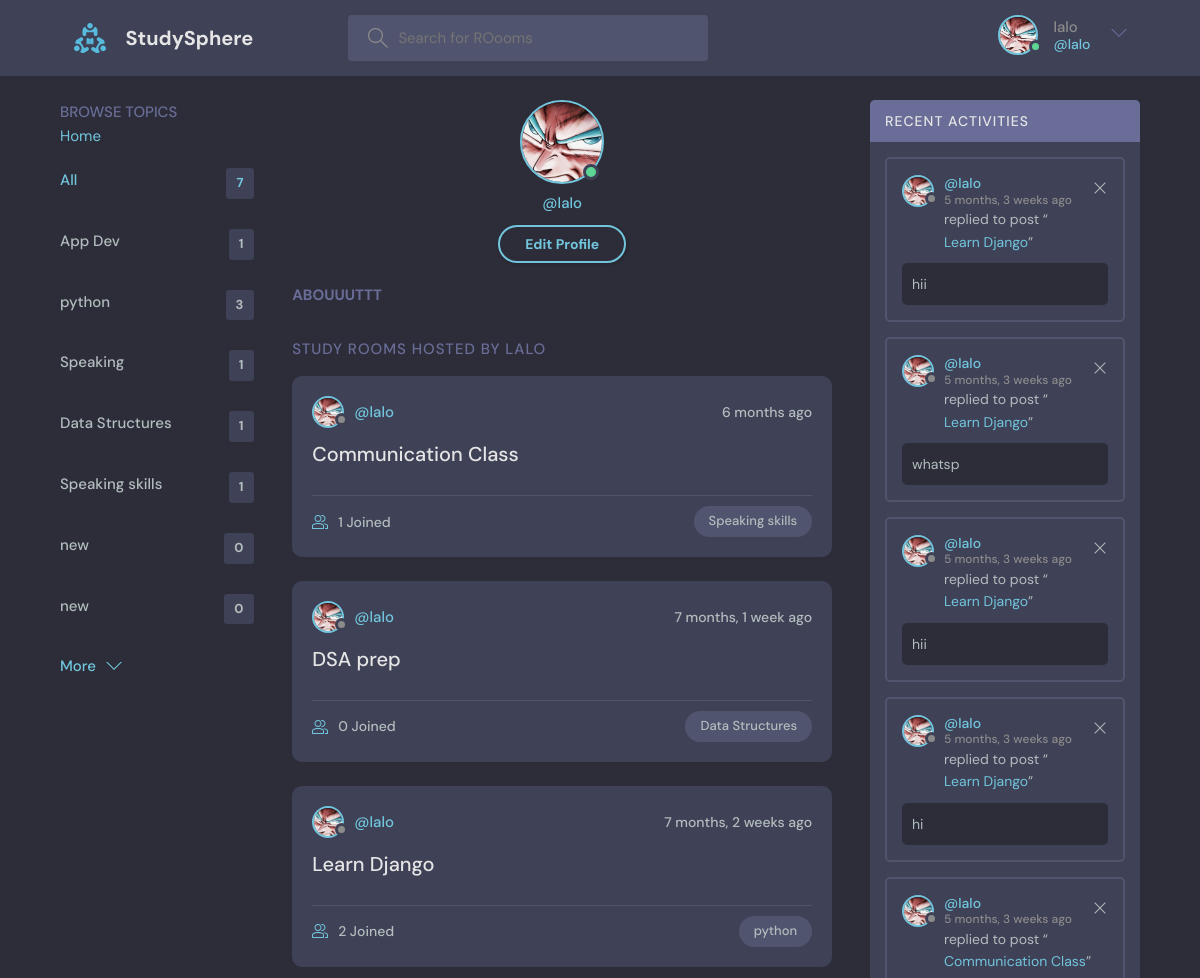
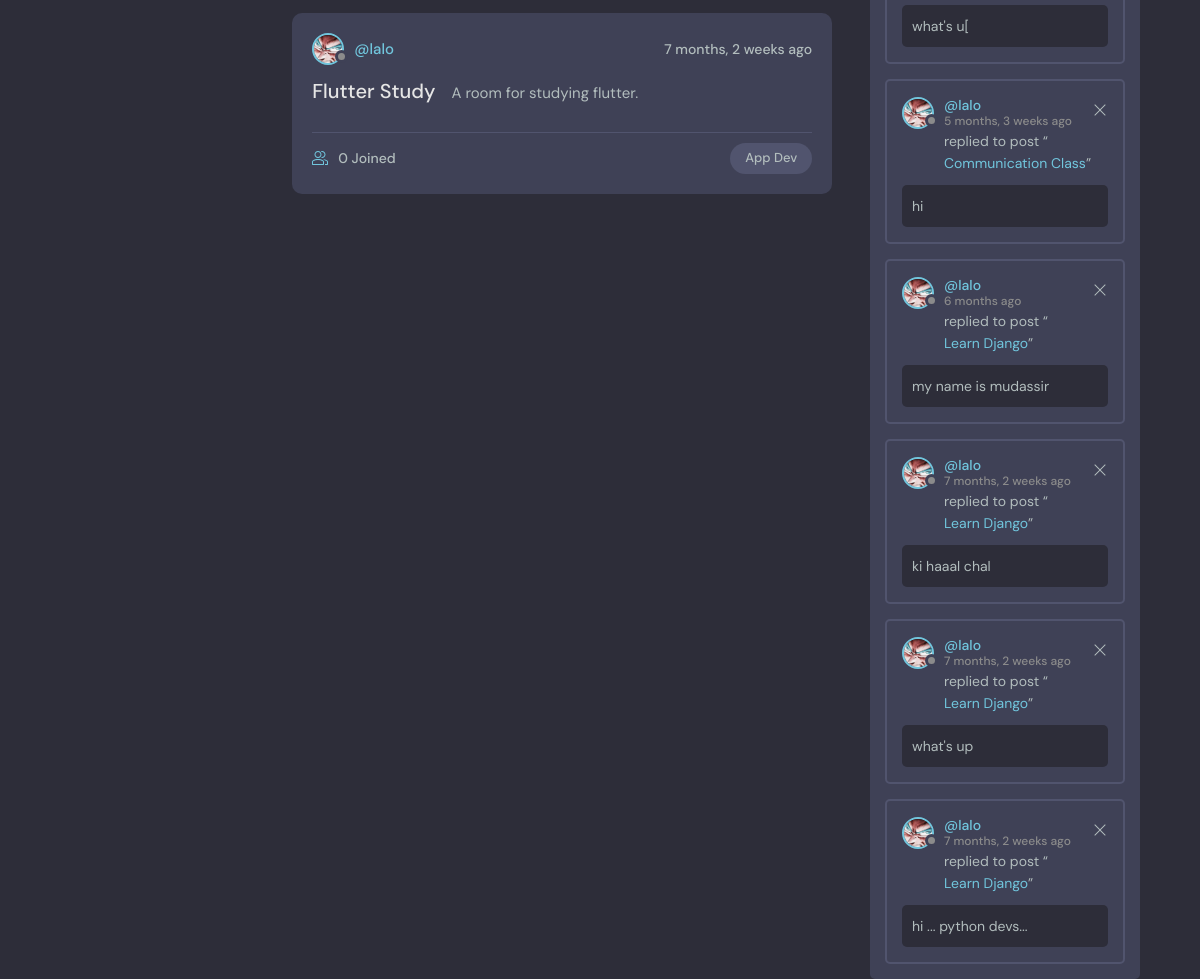
Screenshot of /UserProfile/1 (signed in) with the database file from the repository (2 pictures, top to bottom).
### base/models.py (models this page shows, shortened)
class User(AbstractUser):
    username = models.CharField(max_length=100, unique=True)
    email = models.EmailField(max_length=200, unique=True)
    headline = models.CharField(max_length=200, null = True, blank = True)
    date_joined = models.DateTimeField(auto_now_add=True,null = True)
    last_login = models.DateTimeField(auto_now=True,null = True)
    Pfp = models.ImageField(default= 'images/avatar.svg',null=True)  # using pip install Pillow to install the pillow library to use the ImageField
    USERNAME_FIELD = 'email' # specifying the email as the username field helps us to login using the email instead of the username, which django use username by default for the authentication of the users(login and signup)
    REQUIRED_FIELDS = []

class Topic(models.Model):
    name = models.TextField(max_length=100)

class Room(models.Model):
    name = models.CharField(max_length=50)
    description = models.TextField(null = True, blank = True)   #  setting to null means that it will be blank in the database if not filled out at runtime otherwise the data basebase will consider it as missing data   # blank means that it is not required to be filled out at runtime
    participants = models.ManyToManyField(User, related_name = 'participants', blank = True)  # this is the many to many field that we will be using to connect the room with the user, related_name is used to access the participants of the room from the user model, blank means that it is not required to be filled out at runtime
    host = models.ForeignKey(User, on_delete =  models.SET_NULL, null = True)   # when the host is deleted then all its rooms are delete as well
    topic = models.ForeignKey(Topic, on_delete =  models.SET_NULL, null = True)   # when the topic is deleted then all the rooms of that topic will be deleted as well
    updated = models.DateTimeField(auto_now=True)  # auto_now will update the time whenever the room is updated
    created = models.DateTimeField(auto_now_add=True)  # auto_now_add will update the time only when the room is created for the first time
    def __str__(self):
        return self.name
    class Meta:
        ordering = ['-updated','-created']   # here we are ordering the rooms according to the most recent updated and created room in the list..     The ( - ) sign means to update according to most recent....

class Message(models.Model):
    user = models.ForeignKey(User, on_delete =  models.CASCADE)   # when the user is deleted then all its messages are delete as well
    body = models.CharField(max_length=1000)  # the body of the message
    room = models.ForeignKey(Room, on_delete =  models.CASCADE)
    updated = models.DateTimeField(auto_now=True)
    created = models.DateTimeField(auto_now_add=True)
    class Meta:                       # using this we can order the messages according to the most recent message
        ordering = ['-updated','-created'] #So we do not have to write ordering syntax again and again in the views.py file for everytime we get the messages of the room

### base/views.py (the view)
# urls.py: path('UserProfile/<str:pk>',views.UserProfile, name = "UserProfile"),  # url of the user profile page
@login_required(login_url="UserLogin")
def UserProfile(request,pk):
    user = User.objects.get(id = pk)
    rooms = user.room_set.all()  # getting all the rooms of the user
    topics = Topic.objects.all()
    UserMessages = user.message_set.all()
    context = {"user": user,"rooms":rooms , "topics":topics , "UserMessages":UserMessages}
    return render(request,'base/userProfile.html',context)

### base/templates/base/userProfile.html (shortened to what this page needs)
{% extends 'main.html' %}
{% block content %}
<main class="profile-page layout layout--3">
    <div class="container">
      {% include 'base/topicsComponents.html' %}
      <div class="roomList">
        <div class="profile">
          <div class="profile__avatar">
            <div class="avatar avatar--large active">
              <img src="{{user.Pfp.url}}" />
            </div>
          </div>
          <div class="profile__info">
            <p>@{{user.username}}</p>
            {% if request.user == user %}
            <a href="{% url 'UpdateUser' %}" class="btn btn--main btn--pill">Edit Profile</a>
            {% endif %}
          </div>
          <div class="profile__about">
            <h3>Abouuuttt</h3>
          </div>
        </div>
        <div class="roomList__header">
          <div>
            <h2>Study Rooms hosted by {{user.username}}</a>
            </h2>
          </div>
        </div>
        {% include 'base/feedComponent.html' %}
      </div>
      {% include 'base/activityComponent.html' %}
    </div>
  </main>
  {% endblock content %}

### Templates/navBar.html (shortened to what this page needs)
{% load static %}
<header class="header header--loggedIn">
    <div class="container">
        <a href="{% url 'home' %}" class="header__logo">
            <img src="{% static 'images/logo.svg' %}" />
            <h1>StudySphere</h1>
        </a>
        <form class="header__search" method="GET" action="{% url 'home' %}">
            <label>
                <input name="q" placeholder="Search for ROooms" />
            </label>
        </form>
        <nav class="header__menu">
            {% if request.user.is_authenticated %}
            <div class="header__user">
                <a href="{% url 'UserProfile' request.user.id%}">
                    <div class="avatar avatar--medium active">
                        <img src="{{request.user.Pfp.url}}" />
                    </div>
                    <p>{{request.user.username}} <span>@{{request.user.username}}</span></p>
                </a>
                <button class="dropdown-button">
                    <svg version="1.1" xmlns="http://www.w3.org/2000/svg" width="32" height="32" viewBox="0 0 32 32">
                        <title>chevron-down</title>
                        <path d="M16 21l-13-13h-3l16 16 16-16h-3l-13 13z"></path>
                    </svg>
                </button>
            </div>
            {% else %}
            <a href="{% url 'UserLogin' %}">
                <img src="{% static 'images/avatar.svg' %}" />
                <p>Login</p>
            </a>
            {% endif %}
        </nav>
    </div>
</header>

### base/templates/base/topicsComponents.html
<div class="topics">
    <div class="topics__header">
        <h2>Browse Topics</h2>
        <span>
          <div class="Home-Button" style="display: inline; color : '#756075'; background-color:'white'">
             <a href="{% url 'home' %}">  Home</a>
          </div>
        </span>
    </div>
    <ul class="topics__list">
        <li>
            <a href="{% url 'home' %}" class="active">All <span>{{topics.count}}</span></a>
        </li>
        {% for topic in topics %}
        <li>
            <a href="{% url 'home' %}?q={{topic.name}}">{{topic.name}}<span>{{topic.room_set.all.count}}</span></a>
        </li>
        {% endfor %}
    </ul>
    <a class="btn btn--link" href="{% url 'topics' %}">
        More
        <svg version="1.1" xmlns="http://www.w3.org/2000/svg" width="32" height="32" viewBox="0 0 32 32">
            <title>chevron-down</title>
            <path d="M16 21l-13-13h-3l16 16 16-16h-3l-13 13z"></path>
        </svg>
    </a>
</div>

### base/templates/base/feedComponent.html (shortened to what this page needs)
{% for room in rooms %}
<div class="roomListRoom">
   <div class="roomListRoom__header">
       <a href="{% url 'UserProfile' room.host.id %}" class="roomListRoom__author">
           <div class="avatar avatar--small">
               <img src="{{room.host.Pfp.url}}" />
           </div>
           <span>@{{room.host.username}}</span>
       </a>
       <div class="roomListRoom__actions">
           <span>{{room.created|timesince}} ago</span>
       </div>
   </div>
   <div class="roomListRoom__content">
      <a href="{% url 'room' room.id %}">{{room.name}}</a>
      <span>&nbsp; &nbsp;{{room.description}}</span>
  </div>
  <div class="roomListRoom__meta">
   <a href="{% url 'room' room.id %}" class="roomListRoom__joined">
       {{room.participants.all.count}} Joined  {% comment %} getting the count of the participants in the room as it is a many to many field {% endcomment %}
   </a>
   <p class="roomListRoom__topic">{{room.topic.name}}</p>   {% comment %} getting the topic of the roooom {% endcomment %}
</div>
</div>
{% endfor %}

### base/templates/base/activityComponent.html (shortened to what this page needs)
<div class="activities">
  <div class="activities__header">
      <h2>Recent Activities</h2>
  </div>
    {% for message in UserMessages %}
    <div class="activities__box">
        <div class="activities__boxHeader roomListRoom__header">
            <a href="{% url 'UserProfile' message.user.id %}" class="roomListRoom__author">
                <div class="avatar avatar--small">
                    <img src="{{message.user.Pfp.url}}" />
                </div>
                <p>
                    @{{message.user.username}}
                    <span>{{message.created|timesince}} ago</span>
                </p>
            </a>
            {% if request.user == message.user %}
               <div class="roomListRoom__actions">
                   <a href="{% url 'delete-message'  message.id %}">
                       <svg version="1.1" xmlns="http:// www.  w3.org/2000/svg" width="32"    height="32" viewBox="0 0 32 32">
                           <title>remove</title>
                           <path
                            d="M27.314 6.019l-1.333-1.333-9.98 9.981-9.981-9.981-1.333 1.333 9.981 9.981-9.981 9.98 1.333 1.333 9.981-9.98 9.98 9.98 1.333-1.333-9.98-9.98 9.98-9.981z">
                           </path>
                       </svg>
                   </a>
               </div>
            {% endif %}
        </div>
        <div class="activities__boxContent">
            <p>replied to post “<a href="{% url 'room' message.room.id %}">{{message.room}}</a>”</p>
            <div class="activities__boxRoomContent">{{message.body}}</div>
        </div>
    </div>
    {% endfor %}
</div>

### rows the page displays
User: user.Pfp (picture), user.username "lalo", Pfp (picture), username "lalo", username "LALO"
Topic: name "App Dev", room_set.all.count "1"
Topic: name "python", room_set.all.count "3"
Topic: name "Speaking", room_set.all.count "1"
Topic: name "Data Structures", room_set.all.count "1"
Topic: name "Speaking skills", room_set.all.count "1"
Topic: name "new", room_set.all.count "0"
Topic: name "new", room_set.all.count "0"
Room: host.Pfp (picture), host.username "lalo", created "6 months", name "Communication Class", participants.all.count "1", topic.name "Speaking skills"
Room: host.Pfp (picture), host.username "lalo", created "7 months, 1 week", name "DSA prep", participants.all.count "0", topic.name "Data Structures"
Room: host.Pfp (picture), host.username "lalo", created "7 months, 2 weeks", name "Learn Django", participants.all.count "2", topic.name "python"
Room: host.Pfp (picture), host.username "lalo", created "7 months, 2 weeks", name "Flutter Study", description "A room for studying flutter.", participants.all.count "0", topic.name "App Dev"
Message: user.Pfp (picture), user.username "lalo", created "5 months, 3 weeks", room "Learn Django", body "hii"
Message: user.Pfp (picture), user.username "lalo", created "5 months, 3 weeks", room "Learn Django", body "whatsp"
Message: user.Pfp (picture), user.username "lalo", created "5 months, 3 weeks", room "Learn Django", body "hii"
Message: user.Pfp (picture), user.username "lalo", created "5 months, 3 weeks", room "Learn Django", body "hi"
Message: user.Pfp (picture), user.username "lalo", created "5 months, 3 weeks", room "Communication Class", body "what's u["
Message: user.Pfp (picture), user.username "lalo", created "5 months, 3 weeks", room "Communication Class", body "hi"
Message: user.Pfp (picture), user.username "lalo", created "6 months", room "Learn Django", body "my name is mudassir"
Message: user.Pfp (picture), user.username "lalo", created "7 months, 2 weeks", room "Learn Django", body "ki haaal chal"
Message: user.Pfp (picture), user.username "lalo", created "7 months, 2 weeks", room "Learn Django", body "what's up"
Message: user.Pfp (picture), user.username "lalo", created "7 months, 2 weeks", room "Learn Django", body "hi ... python devs..."

### other values shown
{{ topics.count }} "7"
